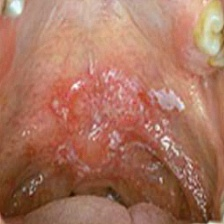
#> input picture dataset/036_aug_1.jpg, 224 x 224 px, given in place of 024_aug_0.jpg, which was not available
$ python labelling.py
#> lines starting #> are read from the running program, lines starting #| are printed output that depends on the picture
'''from tkinter import Tk, Canvas, Button  # Fix the import to include Button
from PIL import Image, ImageTk
import os

# Initialize the main application window
root = Tk()
root.title("Oral Cancer Image Labelling")
root.geometry("800x600")  # Window size

file_path = "train_dir/stage_4/pre_cancer.498.jpg"  # Path to your image

def save_image_with_labels():
    """Save the labelled image."""
    print("Saving labelled image...")
    canvas.postscript(file="labelled_image.eps")
    # Convert postscript to PNG
    img = Image.open("labelled_image.eps")
    img.save("labelled_image.png", "PNG")
    print("Image saved as labelled_image.png")

def add_text_label(event):
    """Add text to the image on click."""
    x, y = event.x, event.y
    text = "Stage 4"  # Example label, can be changed based on user input
    canvas.create_text(x, y, text=text, fill="red", font=('Helvetica', 12, 'bold'))

def add_rectangle_label(event):
    """Add rectangle annotation to the image on click."""
    x, y = event.x, event.y
    size = 50  # Size of the rectangle (can adjust)
    canvas.create_rectangle(x, y, x + size, y + size, outline="yellow", width=2)

try:
    # Check if the image exists
    if not os.path.exists(file_path):
        raise FileNotFoundError(f"File not found at {file_path}")

    # Open the image using PIL
    image = Image.open(file_path)

    # Resize the image
    image = image.resize((800, 600), Image.Resampling.LANCZOS)

    # Convert image to Tkinter-compatible format
    photo = ImageTk.PhotoImage(image)

    # Create a Canvas to display the image
    canvas = Canvas(root, width=800, height=600)
    canvas.pack()

    # Display the image on the canvas
    canvas.create_image(0, 0, anchor="nw", image=photo)

    # Set up event listeners to add text or rectangles on click
    canvas.bind("<Button-1>", add_text_label)  # Left click for text labels
    canvas.bind("<Button-3>", add_rectangle_label)  # Right click for rectangle labels

    # Create a Button to save the labelled image
    save_button = Button(root, text="Save Labelled Image", command=save_image_with_labels)
    save_button.pack()

    # Start the Tkinter event loop
    root.mainloop()

except FileNotFoundError as e:
    print(e)
except Exception as e:
    print(f"An error occurred: {e}")'''

import cv2
import numpy as np

# Load image
image = cv2.imread('i/Users/krishnandanpandit/Desktop/oral_cancer/augmented_train_dr/stage_1/024_aug_0.jpg')
#> image is the input picture: shape (224, 224, 3); mean B, G, R 94.7, 115.6, 168.8

# Apply Gaussian blur (common method to reduce noise)
blurred_image = cv2.GaussianBlur(image, (5, 5), 0)

# Denoising using Non-Local Means Denoising (a good method for removing noise)
denoised_image = cv2.fastNlMeansDenoisingColored(blurred_image, None, 10, 10, 7, 21)
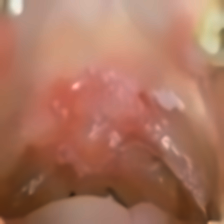
#> denoised_image: shape (224, 224, 3); mean B, G, R 93.6, 114.8, 168.5

# Save the denoised image
cv2.imwrite('denoised_image.jpg', denoised_image)

$ run again, on dataset/104_aug_2.jpg
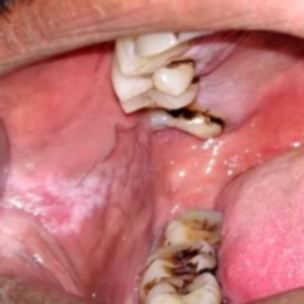
#> input picture dataset/104_aug_2.jpg, 304 x 304 px, given in place of 024_aug_0.jpg, which was not available
#> image is the input picture: shape (304, 304, 3); mean B, G, R 117.1, 117.6, 194.5
#> `denoised_image = cv2.fastNlMeansDenoisingColored(blurred_image, None, ..`:
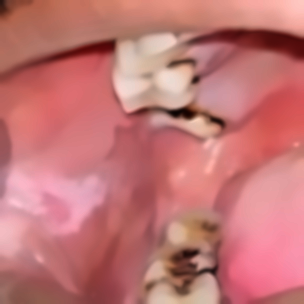
#> denoised_image: shape (304, 304, 3); mean B, G, R 116.6, 117.3, 194.8
